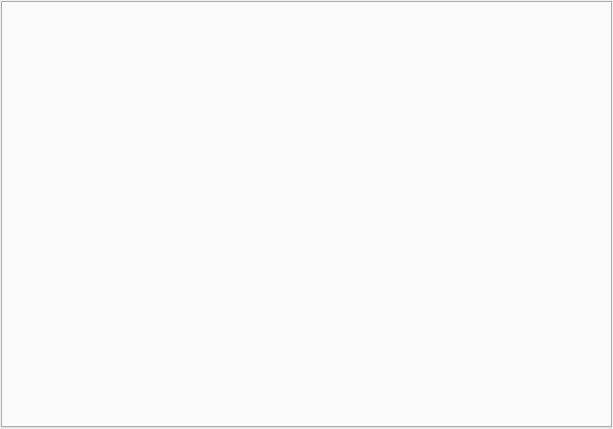
<?xml version="1.0" encoding="UTF-8"?>
<ui version="4.0">
 <class>DAPlotOperateWidget</class>
 <widget class="QWidget" name="DAPlotOperateWidget">
  <property name="geometry">
   <rect>
    <x>0</x>
    <y>0</y>
    <width>613</width>
    <height>429</height>
   </rect>
  </property>
  <property name="windowTitle">
   <string>Chart Operate</string>
  </property>
  <layout class="QVBoxLayout" name="verticalLayout">
   <property name="spacing">
    <number>1</number>
   </property>
   <property name="leftMargin">
    <number>1</number>
   </property>
   <property name="topMargin">
    <number>1</number>
   </property>
   <property name="rightMargin">
    <number>1</number>
   </property>
   <property name="bottomMargin">
    <number>1</number>
   </property>
   <item>
    <widget class="QTabWidget" name="tabWidget">
     <property name="tabPosition">
      <enum>QTabWidget::TabPosition::South</enum>
     </property>
     <property name="tabShape">
      <enum>QTabWidget::TabShape::Triangular</enum>
     </property>
     <property name="documentMode">
      <bool>false</bool>
     </property>
     <property name="tabsClosable">
      <bool>true</bool>
     </property>
    </widget>
   </item>
  </layout>
 </widget>
 <resources/>
 <connections/>
</ui>
